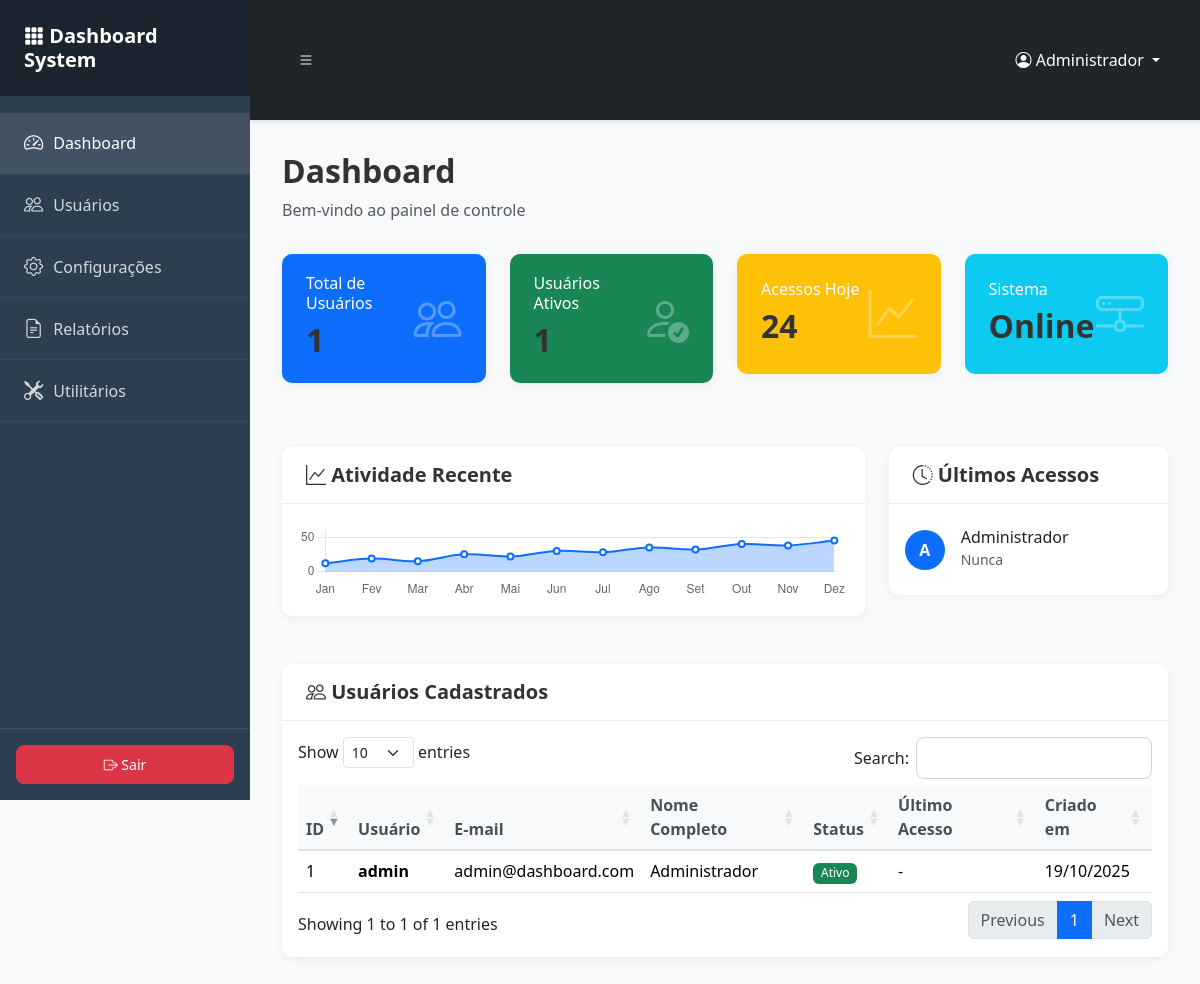
Page /index.php?page=dashboard (signed in) on the committed database.
### tables this page shows
CREATE TABLE IF NOT EXISTS `users` (
    `id` INT UNSIGNED AUTO_INCREMENT PRIMARY KEY,
    `username` VARCHAR(50) NOT NULL UNIQUE,
    `email` VARCHAR(100) NOT NULL UNIQUE,
    `password` VARCHAR(255) NOT NULL,
    `full_name` VARCHAR(100) NOT NULL,
    `status` ENUM('active', 'inactive', 'blocked') DEFAULT 'active',
    `last_login` DATETIME NULL,
    `created_at` TIMESTAMP DEFAULT CURRENT_TIMESTAMP,
    `updated_at` TIMESTAMP DEFAULT CURRENT_TIMESTAMP ON UPDATE CURRENT_TIMESTAMP,
    INDEX `idx_username` (`username`),
    INDEX `idx_email` (`email`),
    INDEX `idx_status` (`status`)
);

### app/controllers/AuthController.php (called while the page is built, shortened)
<?php
class AuthController {
    public static function isAuthenticated() {
        return isset($_SESSION['logged_in']) && $_SESSION['logged_in'] === true;
    }
    public static function getCurrentUser() {
        if (self::isAuthenticated()) {
            return [
                'id' => $_SESSION['user_id'] ?? null,
                'username' => $_SESSION['username'] ?? null,
                'full_name' => $_SESSION['full_name'] ?? null
            ];
        }
        return null;
    }
}

### app/models/User.php (called while the page is built, shortened)
<?php
class User {
    private $conn;
    private $table = 'users';
    public function __construct($db) {
        $this->conn = $db;
    }
    public function getAll() {
        $query = "SELECT id, username, email, full_name, status, last_login, created_at
                  FROM {$this->table}
                  ORDER BY created_at DESC";
        $stmt = $this->conn->prepare($query);
        $stmt->execute();
        return $stmt->fetchAll();
    }
}

### app/controllers/DashboardController.php (called while the page is built, shortened)
<?php
class DashboardController {
    private $user;
    public function __construct() {
        $database = new Database();
        $this->db = $database->getConnection();
        $this->user = new User($this->db);
    }
    public function index() {
        $currentUser = AuthController::getCurrentUser();
        $users = $this->user->getAll();
        return [
            'currentUser' => $currentUser,
            'totalUsers' => count($users),
            'users' => $users
        ];
    }
    public function getStats() {
        $users = $this->user->getAll();
        $activeUsers = array_filter($users, fn($u) => $u['status'] === 'active');
        return [
            'total_users' => count($users),
            'active_users' => count($activeUsers),
            'last_login' => date('d/m/Y H:i:s')
        ];
    }
}

### app/config/config.php (called while the page is built, shortened)
<?php
spl_autoload_register(function ($class) {
    $paths = [
        __DIR__ . '/../models/' . $class . '.php',
        __DIR__ . '/../controllers/' . $class . '.php',
        __DIR__ . '/' . $class . '.php',
    ];
    foreach ($paths as $path) {
        if (file_exists($path)) {
            return;
        }
    }
});

### app/config/database.php (called while the page is built, shortened)
<?php
class Database {
    private $host;
    private $db_name;
    private $username;
    private $password;
    private $charset;
    private $conn = null;
    public function __construct() {
        if (defined('DB_HOST')) {
            $this->host = DB_HOST;
            $this->db_name = DB_NAME;
            $this->username = DB_USER;
            $this->password = DB_PASS;
            $this->charset = DB_CHARSET;
        } else {
            $this->host = 'localhost';
            $this->db_name = 'dashboard_db';
            $this->username = 'root';
            $this->password = '';
            $this->charset = 'utf8mb4';
        }
    }
    public function getConnection() {
        if ($this->conn === null) {
            try {
                $dsn = "mysql:host={$this->host};dbname={$this->db_name};charset={$this->charset}";
                $options = [
                    PDO::ATTR_ERRMODE => PDO::ERRMODE_EXCEPTION,
                    PDO::ATTR_DEFAULT_FETCH_MODE => PDO::FETCH_ASSOC,
                    PDO::ATTR_EMULATE_PREPARES => false,
                ];
                $this->conn = new PDO($dsn, $this->username, $this->password, $options);
            } catch (PDOException $e) {
                throw new Exception("Erro de conexão: " . $e->getMessage());
            }
        }
        return $this->conn;
    }
}

### app/views/dashboard/index.php (the view, shortened to what this page needs)
<?php
require_once __DIR__ . '/../layouts/header.php';
$controller = new DashboardController();
$data = $controller->index();
$stats = $controller->getStats();
?>
<div class="wrapper">
    <?php require_once __DIR__ . '/../layouts/menu.php'; ?>
    <div id="content">
        <?php require_once __DIR__ . '/../layouts/navbar.php'; ?>
        <div class="container-fluid">
            <div class="page-header">
                <h1 class="page-title">Dashboard</h1>
                <p class="text-muted">Bem-vindo ao painel de controle</p>
            </div>
            <div class="row mb-4">
                <div class="col-xl-3 col-md-6 mb-3">
                    <div class="card stat-card bg-primary text-white">
                        <div class="card-body">
                            <div class="d-flex justify-content-between align-items-center">
                                <div>
                                    <h6 class="card-subtitle mb-2">Total de Usuários</h6>
                                    <h2 class="card-title mb-0"><?php echo $stats['total_users']; ?></h2>
                                </div>
                                <div class="stat-icon">
                                    <i class="bi bi-people"></i>
                                </div>
                            </div>
                        </div>
                    </div>
                </div>
                <div class="col-xl-3 col-md-6 mb-3">
                    <div class="card stat-card bg-success text-white">
                        <div class="card-body">
                            <div class="d-flex justify-content-between align-items-center">
                                <div>
                                    <h6 class="card-subtitle mb-2">Usuários Ativos</h6>
                                    <h2 class="card-title mb-0"><?php echo $stats['active_users']; ?></h2>
                                </div>
                                <div class="stat-icon">
                                    <i class="bi bi-person-check"></i>
                                </div>
                            </div>
                        </div>
                    </div>
                </div>
                <div class="col-xl-3 col-md-6 mb-3">
                    <div class="card stat-card bg-warning text-white">
                        <div class="card-body">
                            <div class="d-flex justify-content-between align-items-center">
                                <div>
                                    <h6 class="card-subtitle mb-2">Acessos Hoje</h6>
                                    <h2 class="card-title mb-0">24</h2>
                                </div>
                                <div class="stat-icon">
                                    <i class="bi bi-graph-up"></i>
                                </div>
                            </div>
                        </div>
                    </div>
                </div>
                <div class="col-xl-3 col-md-6 mb-3">
                    <div class="card stat-card bg-info text-white">
                        <div class="card-body">
                            <div class="d-flex justify-content-between align-items-center">
                                <div>
                                    <h6 class="card-subtitle mb-2">Sistema</h6>
                                    <h2 class="card-title mb-0">Online</h2>
                                </div>
                                <div class="stat-icon">
                                    <i class="bi bi-hdd-network"></i>
                                </div>
                            </div>
                        </div>
                    </div>
                </div>
            </div>
            <div class="row">
                <div class="col-lg-8 mb-4">
                    <div class="card">
                        <div class="card-header">
                            <h5 class="card-title mb-0"><i class="bi bi-graph-up"></i> Atividade Recente</h5>
                        </div>
                        <div class="card-body">
                            <canvas id="activityChart" height="80"></canvas>
                        </div>
                    </div>
                </div>
                <div class="col-lg-4 mb-4">
                    <div class="card">
                        <div class="card-header">
                            <h5 class="card-title mb-0"><i class="bi bi-clock-history"></i> Últimos Acessos</h5>
                        </div>
                        <div class="card-body">
                            <div class="list-group list-group-flush">
                                <?php foreach (array_slice($data['users'], 0, 5) as $user): ?>
                                    <div class="list-group-item px-0">
                                        <div class="d-flex align-items-center">
                                            <div class="avatar-sm bg-primary text-white rounded-circle d-flex align-items-center justify-content-center me-3">
                                                <?php echo strtoupper(substr($user['username'], 0, 1)); ?>
                                            </div>
                                            <div class="flex-grow-1">
                                                <h6 class="mb-0"><?php echo htmlspecialchars($user['full_name']); ?></h6>
                                                <small class="text-muted">
                                                    <?php echo $user['last_login'] ? date('d/m/Y H:i', strtotime($user['last_login'])) : 'Nunca'; ?>
                                                </small>
                                            </div>
                                        </div>
                                    </div>
                                <?php endforeach; ?>
                            </div>
                        </div>
                    </div>
                </div>
            </div>
            <div class="row">
                <div class="col-12">
                    <div class="card">
                        <div class="card-header">
                            <h5 class="card-title mb-0"><i class="bi bi-people"></i> Usuários Cadastrados</h5>
                        </div>
                        <div class="card-body">
                            <div class="table-responsive">
                                <table class="table table-hover" id="usersTable">
                                    <thead>
                                        <tr>
                                            <th>ID</th>
                                            <th>Usuário</th>
                                            <th>E-mail</th>
                                            <th>Nome Completo</th>
                                            <th>Status</th>
                                            <th>Último Acesso</th>
                                            <th>Criado em</th>
                                        </tr>
                                    </thead>
                                    <tbody>
                                        <?php foreach ($data['users'] as $user): ?>
                                            <tr>
                                                <td><?php echo $user['id']; ?></td>
                                                <td><strong><?php echo htmlspecialchars($user['username']); ?></strong></td>
                                                <td><?php echo htmlspecialchars($user['email']); ?></td>
                                                <td><?php echo htmlspecialchars($user['full_name']); ?></td>
                                                <td>
                                                    <?php
                                                    $statusClass = $user['status'] === 'active' ? 'success' : 'danger';
                                                    $statusText = $user['status'] === 'active' ? 'Ativo' : 'Inativo';
                                                    ?>
                                                    <span class="badge bg-<?php echo $statusClass; ?>">
                                                        <?php echo $statusText; ?>
                                                    </span>
                                                </td>
                                                <td><?php echo $user['last_login'] ? date('d/m/Y H:i', strtotime($user['last_login'])) : '-'; ?></td>
                                                <td><?php echo date('d/m/Y', strtotime($user['created_at'])); ?></td>
                                            </tr>
                                        <?php endforeach; ?>
                                    </tbody>
                                </table>
                            </div>
                        </div>
                    </div>
                </div>
            </div>
        </div>
    </div>
</div>
<?php require_once __DIR__ . '/../layouts/footer.php'; ?>

### app/views/layouts/navbar.php (shortened to what this page needs)
<?php
$currentUser = AuthController::getCurrentUser();
?>
<nav class="navbar navbar-expand-lg navbar-dark bg-dark">
    <div class="container-fluid">
        <button type="button" id="sidebarCollapse" class="btn btn-dark">
            <i class="bi bi-list"></i>
        </button>
        <div class="navbar-nav ms-auto">
            <div class="nav-item dropdown">
                <a class="nav-link dropdown-toggle text-white" href="#" id="navbarDropdown" role="button" data-bs-toggle="dropdown">
                    <i class="bi bi-person-circle"></i>
                    <?php echo htmlspecialchars($currentUser['full_name'] ?? 'Usuário'); ?>
                </a>
            </div>
        </div>
    </div>
</nav>

### rows in the picture
users: full_name "Administrador", status "1", username "A", shows "Nunca", id "1", username "admin", email "admin@dashboard.com", status "Ativo", created_at "19/10/2025"

### other values in the picture
APP_NAME "Dashboard System"
$item['title'] "Dashboard"
$item['title'] "Usuários"
$item['title'] "Configurações"
$item['title'] "Relatórios"
$item['title'] "Utilitários"
